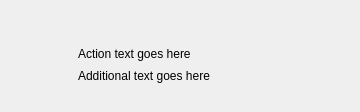
<?xml version="1.0" encoding="UTF-8"?>
<ui version="4.0">
 <class>ProgressDlg</class>
 <widget class="QDialog" name="ProgressDlg">
  <property name="geometry">
   <rect>
    <x>0</x>
    <y>0</y>
    <width>360</width>
    <height>112</height>
   </rect>
  </property>
  <property name="windowTitle">
   <string>Sub-presentations</string>
  </property>
  <widget class="QLabel" name="progressActionText">
   <property name="geometry">
    <rect>
     <x>78</x>
     <y>43</y>
     <width>282</width>
     <height>21</height>
    </rect>
   </property>
   <property name="text">
    <string>Action text goes here</string>
   </property>
  </widget>
  <widget class="QLabel" name="progressIcon">
   <property name="geometry">
    <rect>
     <x>18</x>
     <y>35</y>
     <width>42</width>
     <height>42</height>
    </rect>
   </property>
   <property name="text">
    <string/>
   </property>
   <property name="pixmap">
    <pixmap resource="../../../images.qrc">:/images/anim_progress.png</pixmap>
   </property>
   <property name="alignment">
    <set>Qt::AlignJustify|Qt::AlignVCenter</set>
   </property>
  </widget>
  <widget class="QLabel" name="progressAdditionalText">
   <property name="geometry">
    <rect>
     <x>78</x>
     <y>65</y>
     <width>282</width>
     <height>21</height>
    </rect>
   </property>
   <property name="text">
    <string>Additional text goes here</string>
   </property>
  </widget>
 </widget>
 <resources>
  <include location="../../../images.qrc"/>
 </resources>
 <connections/>
</ui>
